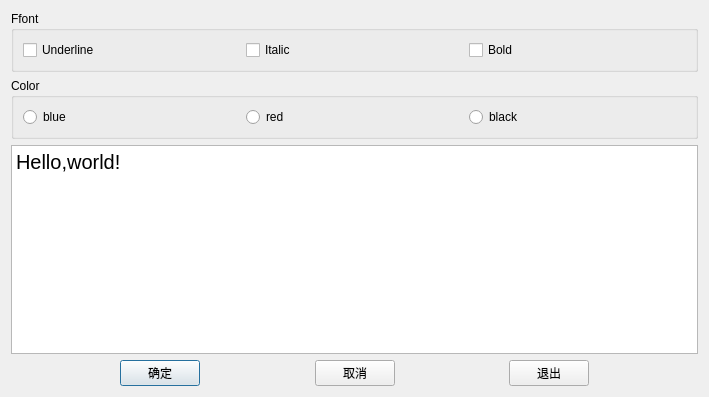
<?xml version="1.0" encoding="UTF-8"?>
<ui version="4.0">
 <class>Dialog</class>
 <widget class="QDialog" name="Dialog">
  <property name="geometry">
   <rect>
    <x>0</x>
    <y>0</y>
    <width>709</width>
    <height>397</height>
   </rect>
  </property>
  <property name="windowTitle">
   <string>Dialog</string>
  </property>
  <layout class="QVBoxLayout" name="verticalLayout">
   <item>
    <widget class="QGroupBox" name="groupBox">
     <property name="title">
      <string>Ffont</string>
     </property>
     <layout class="QHBoxLayout" name="horizontalLayout">
      <item>
       <widget class="QCheckBox" name="checkBox_Underline">
        <property name="text">
         <string>Underline</string>
        </property>
       </widget>
      </item>
      <item>
       <widget class="QCheckBox" name="checkBox_Italic">
        <property name="text">
         <string>Italic</string>
        </property>
       </widget>
      </item>
      <item>
       <widget class="QCheckBox" name="checkBox_">
        <property name="text">
         <string>Bold</string>
        </property>
       </widget>
      </item>
     </layout>
    </widget>
   </item>
   <item>
    <widget class="QGroupBox" name="groupBox_2">
     <property name="title">
      <string>Color</string>
     </property>
     <layout class="QHBoxLayout" name="horizontalLayout_2">
      <item>
       <widget class="QRadioButton" name="radioButton_bule">
        <property name="text">
         <string>blue</string>
        </property>
       </widget>
      </item>
      <item>
       <widget class="QRadioButton" name="radioButton_red">
        <property name="text">
         <string>red</string>
        </property>
       </widget>
      </item>
      <item>
       <widget class="QRadioButton" name="radioButton_black">
        <property name="text">
         <string>black</string>
        </property>
       </widget>
      </item>
     </layout>
    </widget>
   </item>
   <item>
    <widget class="QPlainTextEdit" name="plainTextEdit">
     <property name="font">
      <font>
       <pointsize>15</pointsize>
      </font>
     </property>
     <property name="plainText">
      <string>Hello,world!</string>
     </property>
    </widget>
   </item>
   <item>
    <layout class="QHBoxLayout" name="horizontalLayout_3">
     <item>
      <spacer name="horizontalSpacer_3">
       <property name="orientation">
        <enum>Qt::Horizontal</enum>
       </property>
       <property name="sizeHint" stdset="0">
        <size>
         <width>40</width>
         <height>20</height>
        </size>
       </property>
      </spacer>
     </item>
     <item>
      <widget class="QPushButton" name="pushButton_ok">
       <property name="text">
        <string>确定</string>
       </property>
      </widget>
     </item>
     <item>
      <spacer name="horizontalSpacer">
       <property name="orientation">
        <enum>Qt::Horizontal</enum>
       </property>
       <property name="sizeHint" stdset="0">
        <size>
         <width>40</width>
         <height>20</height>
        </size>
       </property>
      </spacer>
     </item>
     <item>
      <widget class="QPushButton" name="pushButton_cancel">
       <property name="text">
        <string>取消</string>
       </property>
      </widget>
     </item>
     <item>
      <spacer name="horizontalSpacer_2">
       <property name="orientation">
        <enum>Qt::Horizontal</enum>
       </property>
       <property name="sizeHint" stdset="0">
        <size>
         <width>40</width>
         <height>20</height>
        </size>
       </property>
      </spacer>
     </item>
     <item>
      <widget class="QPushButton" name="pushButton_exit">
       <property name="text">
        <string>退出</string>
       </property>
      </widget>
     </item>
     <item>
      <spacer name="horizontalSpacer_4">
       <property name="orientation">
        <enum>Qt::Horizontal</enum>
       </property>
       <property name="sizeHint" stdset="0">
        <size>
         <width>40</width>
         <height>20</height>
        </size>
       </property>
      </spacer>
     </item>
    </layout>
   </item>
  </layout>
 </widget>
 <resources/>
 <connections>
  <connection>
   <sender>pushButton_ok</sender>
   <signal>clicked()</signal>
   <receiver>Dialog</receiver>
   <slot>accept()</slot>
   <hints>
    <hint type="sourcelabel">
     <x>178</x>
     <y>575</y>
    </hint>
    <hint type="destinationlabel">
     <x>399</x>
     <y>299</y>
    </hint>
   </hints>
  </connection>
  <connection>
   <sender>pushButton_cancel</sender>
   <signal>clicked()</signal>
   <receiver>Dialog</receiver>
   <slot>reject()</slot>
   <hints>
    <hint type="sourcelabel">
     <x>400</x>
     <y>575</y>
    </hint>
    <hint type="destinationlabel">
     <x>399</x>
     <y>299</y>
    </hint>
   </hints>
  </connection>
  <connection>
   <sender>pushButton_exit</sender>
   <signal>clicked()</signal>
   <receiver>Dialog</receiver>
   <slot>close()</slot>
   <hints>
    <hint type="sourcelabel">
     <x>621</x>
     <y>575</y>
    </hint>
    <hint type="destinationlabel">
     <x>399</x>
     <y>299</y>
    </hint>
   </hints>
  </connection>
 </connections>
</ui>
